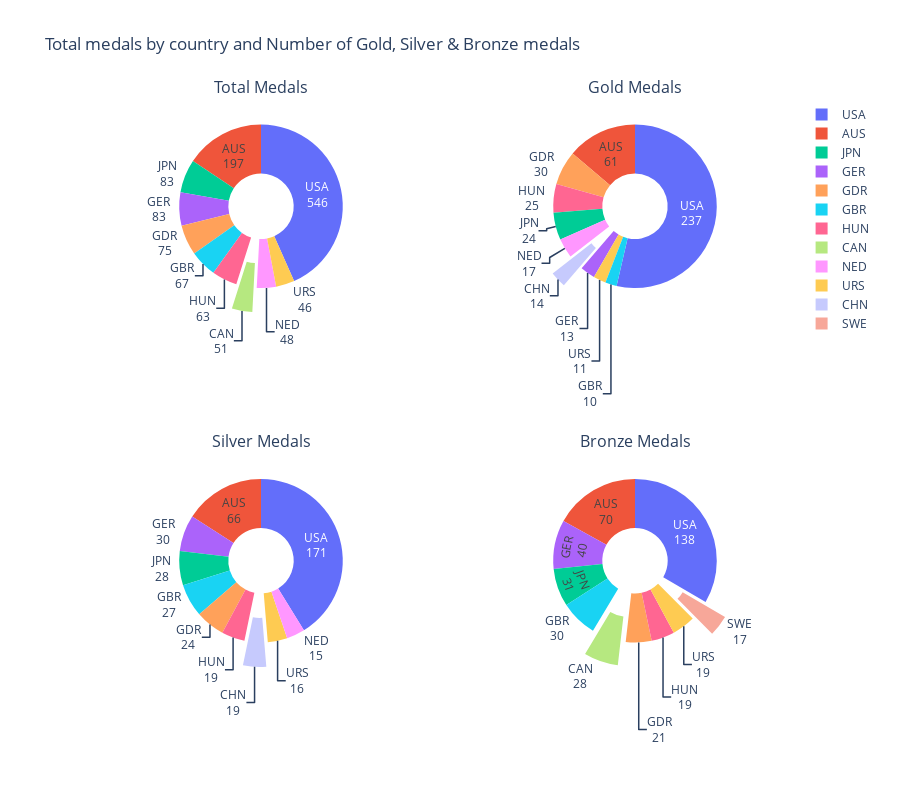

The cell this chart's notebook holds for it:
### Code cell
fig = make_subplots(rows=2, cols=2, subplot_titles=('Total Medals', 'Gold Medals', 'Silver Medals', 'Bronze Medals'), specs=[[{'type': 'pie'}, {'type': 'pie'}], [{'type': 'pie'}, {'type': 'pie'}]])

list = [0] * 10
list[7] = .3
fig.add_trace(go.Pie(labels=all_medals['Team'], values=all_medals['Count'], textinfo='label+value', hole=0.4, pull=list), 1, 1)

list = [0] * 10
list[6] = .3
fig.add_trace(go.Pie(labels=rank1['Team'], values=rank1['Count'], textinfo='label+value', hole=0.4, pull=list), 1, 2)

list = [0] * 10
list[7] = .3
fig.add_trace(go.Pie(labels=rank2['Team'], values=rank2['Count'], textinfo='label+value', hole=0.4, pull=list), 2, 1)

list = [0] * 10
list[5] = .3
list[9] = .3
fig.add_trace(go.Pie(labels=rank3['Team'], values=rank3['Count'], textinfo='label+value', hole=0.4, pull=list), 2, 2)

fig.update_layout(title='Total medals by country and Number of Gold, Silver & Bronze medals', height=800)

iplot(fig)

### Figure 1 — Plotly figure (JSON) as saved in the notebook; plotly's stock layout.template omitted (floating-point values rounded to 4 significant figures)
{"data": [{"domain": {"x": [0.0, 0.45], "y": [0.625, 1.0]}, "hole": 0.4, "labels": ["USA", "AUS", "JPN", "GER", "GDR", "GBR", "HUN", "CAN", "NED", "URS"], "pull": [0, 0, 0, 0, 0, 0, 0, 0.3, 0, 0], "textinfo": "label+value", "type": "pie", "values": [546, 197, 83, 83, 75, 67, 63, 51, 48, 46]}, {"domain": {"x": [0.55, 1.0], "y": [0.625, 1.0]}, "hole": 0.4, "labels": ["USA", "AUS", "GDR", "HUN", "JPN", "NED", "CHN", "GER", "URS", "GBR"], "pull": [0, 0, 0, 0, 0, 0, 0.3, 0, 0, 0], "textinfo": "label+value", "type": "pie", "values": [237, 61, 30, 25, 24, 17, 14, 13, 11, 10]}, {"domain": {"x": [0.0, 0.45], "y": [0.0, 0.375]}, "hole": 0.4, "labels": ["USA", "AUS", "GER", "JPN", "GBR", "GDR", "HUN", "CHN", "URS", "NED"], "pull": [0, 0, 0, 0, 0, 0, 0, 0.3, 0, 0], "textinfo": "label+value", "type": "pie", "values": [171, 66, 30, 28, 27, 24, 19, 19, 16, 15]}, {"domain": {"x": [0.55, 1.0], "y": [0.0, 0.375]}, "hole": 0.4, "labels": ["USA", "AUS", "GER", "JPN", "GBR", "CAN", "GDR", "HUN", "URS", "SWE"], "pull": [0, 0, 0, 0, 0, 0.3, 0, 0, 0, 0.3], "textinfo": "label+value", "type": "pie", "values": [138, 70, 40, 31, 30, 28, 21, 19, 19, 17]}], "layout": {"annotations": [{"font": {"size": 16}, "showarrow": false, "text": "Total Medals", "x": 0.225, "xanchor": "center", "xref": "paper", "y": 1.0, "yanchor": "bottom", "yref": "paper"}, {"font": {"size": 16}, "showarrow": false, "text": "Gold Medals", "x": 0.775, "xanchor": "center", "xref": "paper", "y": 1.0, "yanchor": "bottom", "yref": "paper"}, {"font": {"size": 16}, "showarrow": false, "text": "Silver Medals", "x": 0.225, "xanchor": "center", "xref": "paper", "y": 0.375, "yanchor": "bottom", "yref": "paper"}, {"font": {"size": 16}, "showarrow": false, "text": "Bronze Medals", "x": 0.775, "xanchor": "center", "xref": "paper", "y": 0.375, "yanchor": "bottom", "yref": "paper"}], "height": 800, "title": {"text": "Total medals by country and Number of Gold, Silver & Bronze medals"}}}
